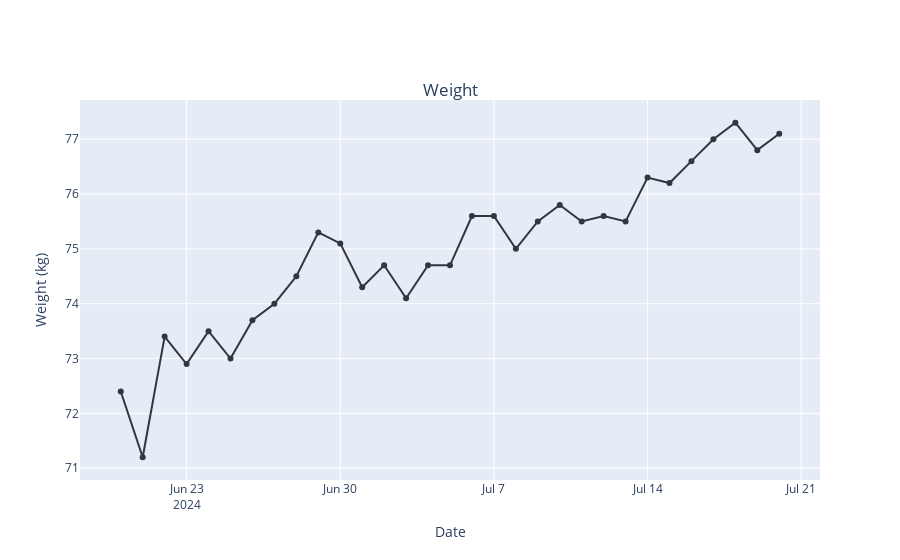

Write notebook code for a chart like this one.
### Code cell
# Define specific colors for each line
colors = ['#31363F']

fig2 = px.line(glucose_df, x="Date", y="Weight", title='Weight',
              markers=True, color_discrete_sequence=colors)

fig2.update_layout(
    title = {'y':0.85,
             'x':0.5,
             'xanchor': 'center',
             'yanchor': 'top'})

# Update layout to rename legend title
fig2.update_layout(
    legend_title_text='Time of Day'  ,
    yaxis_title='Weight (kg)'  # New y-axis title
)

# Update layout to move legend position on x-axis
fig2.update_layout(
    legend=dict(
        x=0.9,  # Position the legend horizontally at 50% of the plot width
        y=0.95,
        xanchor='center',  # Center alignment of the legend
        yanchor='top'  # Align legend to the top of the plot
    )
)

fig2.show()

### Figure 1 — Plotly figure (JSON) as saved in the notebook; plotly's stock layout.template omitted (floating-point values rounded to 4 significant figures)
{"data": [{"hovertemplate": "Date=%{x}<br>Weight=%{y}<extra></extra>", "legendgroup": "", "line": {"color": "#31363F", "dash": "solid"}, "marker": {"symbol": "circle"}, "mode": "lines+markers", "name": "", "orientation": "v", "showlegend": false, "type": "scatter", "x": ["2024-06-20", "2024-06-21", "2024-06-22", "2024-06-23", "2024-06-24", "2024-06-25", "2024-06-26", "2024-06-27", "2024-06-28", "2024-06-29", "2024-06-30", "2024-07-01", "2024-07-02", "2024-07-03", "2024-07-04", "2024-07-05", "2024-07-06", "2024-07-07", "2024-07-08", "2024-07-09", "2024-07-10", "2024-07-11", "2024-07-12", "2024-07-13", "2024-07-14", "2024-07-15", "2024-07-16", "2024-07-17", "2024-07-18", "2024-07-19", "2024-07-20"], "xaxis": "x", "y": [72.4, 71.2, 73.4, 72.9, 73.5, 73, 73.7, 74, 74.5, 75.3, 75.1, 74.3, 74.7, 74.1, 74.7, 74.7, 75.6, 75.6, 75, 75.5, 75.8, 75.5, 75.6, 75.5, 76.3, 76.2, 76.6, 77, 77.3, 76.8, 77.1], "yaxis": "y"}], "layout": {"legend": {"title": {"text": "Time of Day"}, "tracegroupgap": 0, "x": 0.9, "xanchor": "center", "y": 0.95, "yanchor": "top"}, "title": {"text": "Weight", "x": 0.5, "xanchor": "center", "y": 0.85, "yanchor": "top"}, "xaxis": {"anchor": "y", "domain": [0, 1], "title": {"text": "Date"}}, "yaxis": {"anchor": "x", "domain": [0, 1], "title": {"text": "Weight (kg)"}}}}
